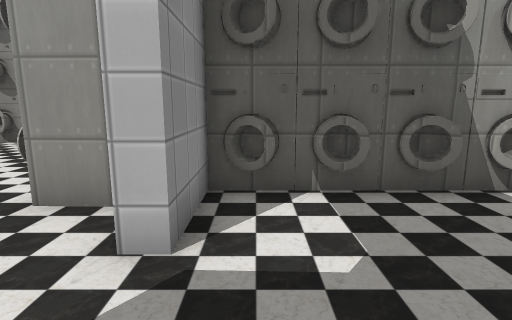
view 1 (above)

19 first-person views from a walk through a Godot game level. The camera is 1.3 m above the floor, tilts 10° down and sees 80° across. The floor is counted in squares, 1 m on a side. Each view is taken from the middle of a square. On the plan, view 1 faces up. The plan holds only what a view shows up to about 14 squares ahead; the rest is blank. The place goes on beyond the plan. Some surface patterns are stand-ins.

view 2
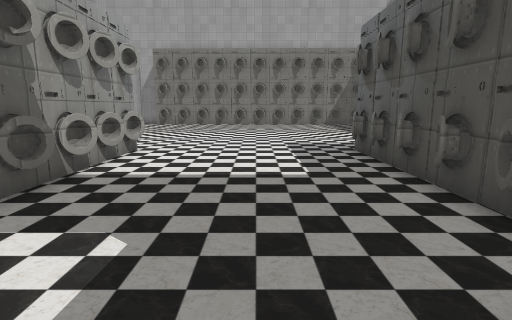

view 3
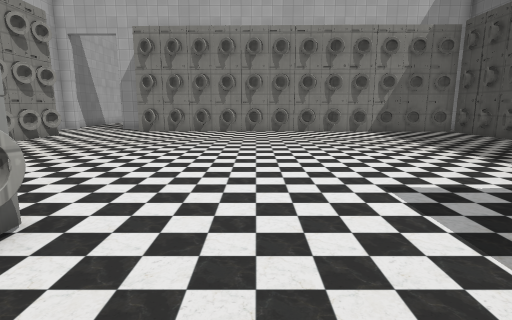

view 4
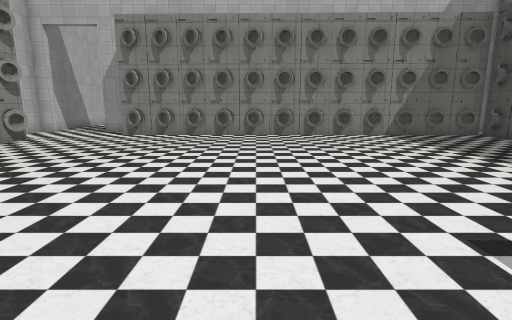

view 5
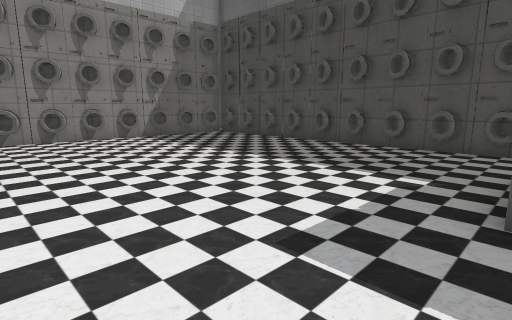

view 6
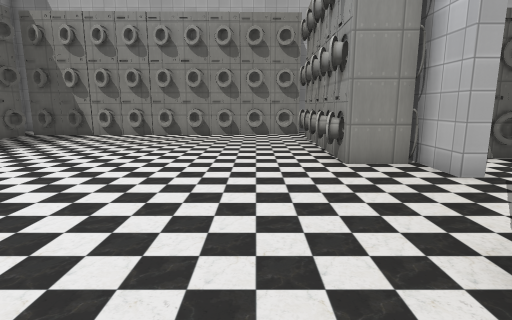

view 7
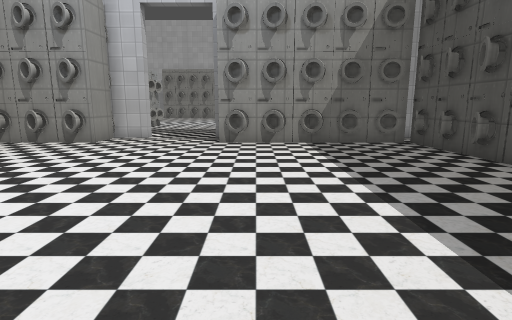

view 8
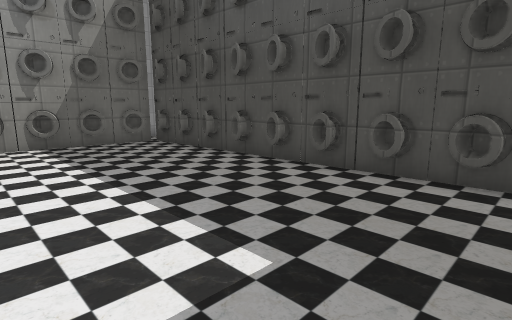

view 9
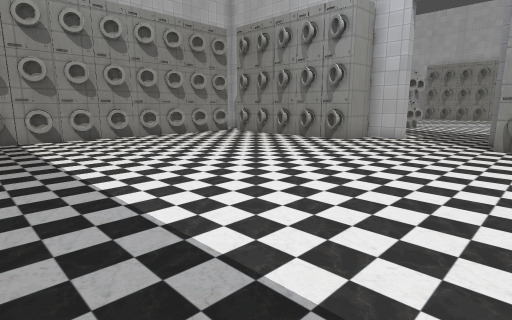

view 10
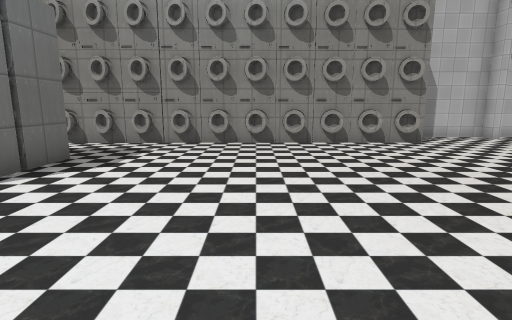

view 11
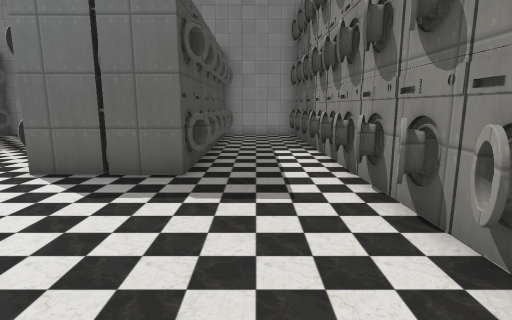

view 12
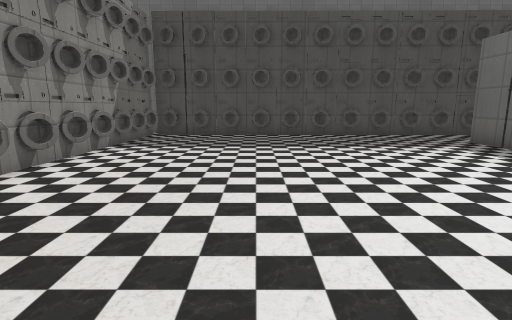

view 13
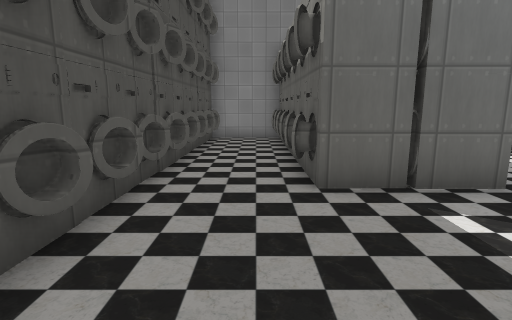

view 14
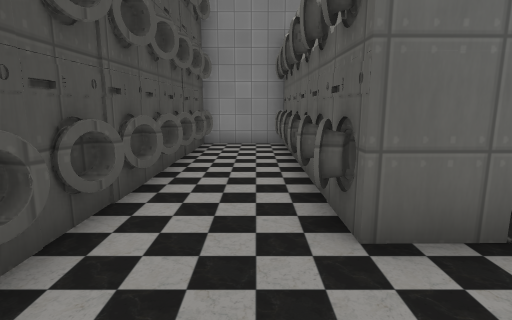

view 15
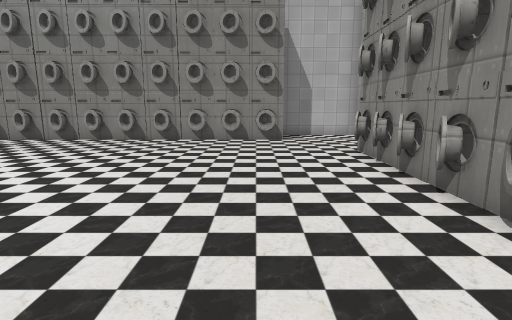

view 16
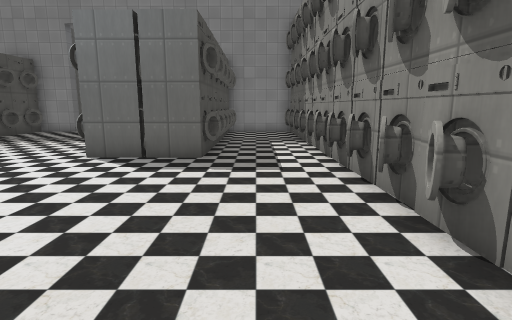

view 17
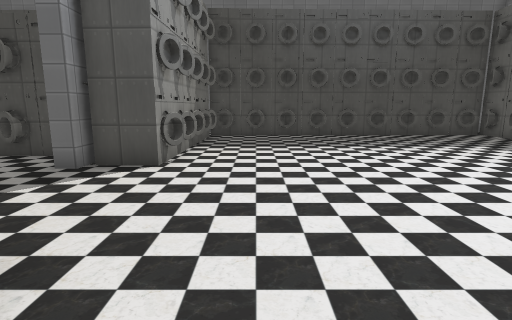

view 18
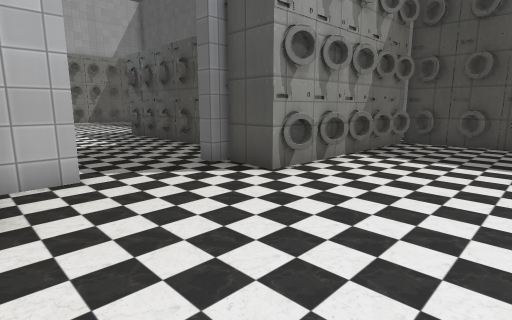

view 19
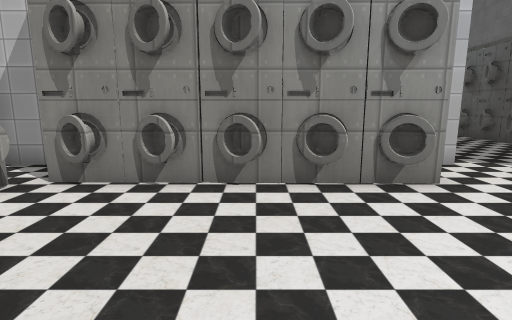

### Floor plan
Points are (right, up) in squares from view 1. A wall is a line through its corners. A room is listed if a view was taken in it or the views show most of it. See-through windows are left out.
Room 1 (views 1, 3, 4, 5, 10, 11, 12, 13, 14, 15, 16)
walls: (-0.8, 4.8) (-0.8, 2.5) (-1.2, 2.5); (-0.8, -1.4) (-0.8, -2.1); (-1.2, -0.3) (-0.8, -0.3); (-0.8, -5) (-0.8, -7.9); (-0.8, 10.9) (-0.8, 7.6); (21.5, 12.9) (18.2, 12.9)
ways out: opening at (-1.3, 1) to room 2
objects: machine (0, -9) to (1, -8); machine (0, -5) to (1, -4); machine (0, -3) to (1, -2); machine (0, 4) to (1, 5); other object (0, 6) to (0, 8); machine (0, 11) to (1, 12); machine (1, -9) to (2, -8); machine (1, -5) to (2, -4); machine (1, -3) to (2, -2); machine (1, 4) to (2, 6); machine (1, 7) to (1, 8); machine (1, 11) to (2, 12); machine (2, 7) to (3, 8); machine (3, -9) to (3, -8); machine (3, -5) to (3, -4); machine (3, -3) to (3, -2); machine (3, 4) to (3, 5); machine (3, 6) to (4, 8); machine (3, 11) to (3, 12); machine (4, -9) to (4, -8); machine (4, -5) to (5, -4); machine (4, -3) to (5, -2); machine (4, 4) to (4, 5); machine (4, 11) to (4, 12); machine (5, -9) to (6, -8); machine (5, -5) to (6, -4); machine (5, -3) to (6, -2); machine (5, 4) to (6, 5); machine (5, 7) to (5, 8); machine (5, 11) to (6, 12); machine (6, 7) to (7, 8); machine (7, -9) to (7, -8); machine (7, -5) to (7, -4); machine (7, -3) to (7, -2); machine (7, 4) to (7, 6); machine (7, 11) to (7, 12); machine (8, -9) to (8, -8); machine (8, 11) to (9, 12); machine (9, -9) to (10, -8); machine (9, 11) to (10, 12); machine (11, -9) to (11, -8); machine (11, 11) to (11, 12); machine (12, -9) to (12, -8); machine (12, 11) to (13, 12); machine (13, -9) to (14, -8); machine (13, 11) to (14, 12); machine (15, -9) to (15, -8); machine (15, 11) to (15, 12); machine (16, -9) to (17, -8); machine (16, 11) to (17, 12); machine (17, 11) to (18, 12); machine (18, -9) to (18, -8); machine (19, -9) to (20, -8); machine (20, -8); machine (20, -8) to (21, -7); machine (20, -6) to (21, -6); machine (20, -5); machine (20, -4); machine (20, -3) to (21, -3); machine (20, -2) to (21, -2); machine (20, -1); machine (20, 0); machine (20, 1); machine (20, 2) to (21, 2); machine (20, 3) to (21, 3); machine (20, 4); machine (20, 5) to (21, 5); machine (20, 6) to (21, 6); machine (20, 7) to (21, 7); machine (20, 8); machine (21, -7); machine (21, -5) to (21, -4); machine (21, -1) to (21, 0); machine (21, 1); machine (21, 4); machine (21, 8)
Room 2 (views 2, 6, 7, 8, 9, 17, 18, 19)
walls: (-1.2, 2.5) (-1.2, 4.5); (-1.2, -1.1) (-1.2, -0.3); (-1.2, 11.6) (-1.2, 12.8)
ways out: opening at (-1.3, 1) to room 1
objects: machine (-14, -9) to (-14, -8); machine (-14, 11) to (-14, 12); machine (-13, -9) to (-13, -8); machine (-13, 11) to (-13, 12); machine (-12, -9) to (-11, -8); machine (-12, 11) to (-11, 12); machine (-10, -9) to (-10, -8); machine (-10, 11) to (-10, 12); machine (-9, -9) to (-9, -8); machine (-9, 11) to (-9, 12); machine (-8, -9) to (-7, -8); machine (-8, 11) to (-7, 12); machine (-6, -9) to (-6, -8); machine (-6, 11) to (-6, 12); machine (-5, -9) to (-4, -8); machine (-5, 11) to (-5, 12); machine (-4, -9) to (-3, -7); machine (-4, 11) to (-3, 12); machine (-3, -7) to (-2, -6); machine (-3, -5) to (-2, -5); machine (-3, -4) to (-2, -3); machine (-3, -3) to (-2, -2); machine (-3, -1) to (-2, -1); machine (-3, 4) to (-2, 5); machine (-3, 6) to (-2, 6); machine (-3, 7) to (-2, 8); machine (-3, 9) to (-2, 9); machine (-3, 10) to (-2, 11)

Positions as (right, up) in squares from view 1, and headings:
1: (0, 0), facing up
2: (-2, 1), facing right
3: (4, 2), facing right
4: (6, 2), facing right
5: (7, 2), facing down-right
6: (-5, -3), facing up
7: (-14, -2), facing right
8: (-14, -2), facing down-right
9: (-14, -2), facing up-right
10: (12, 0), facing up
11: (13, 9), facing left
12: (15, 6), facing down
13: (12, -6), facing left
14: (10, -6), facing left
15: (17, -1), facing up
16: (15, 9), facing left
17: (-5, 6), facing down
18: (-7, 4), facing down-right
19: (-8, 7), facing right
